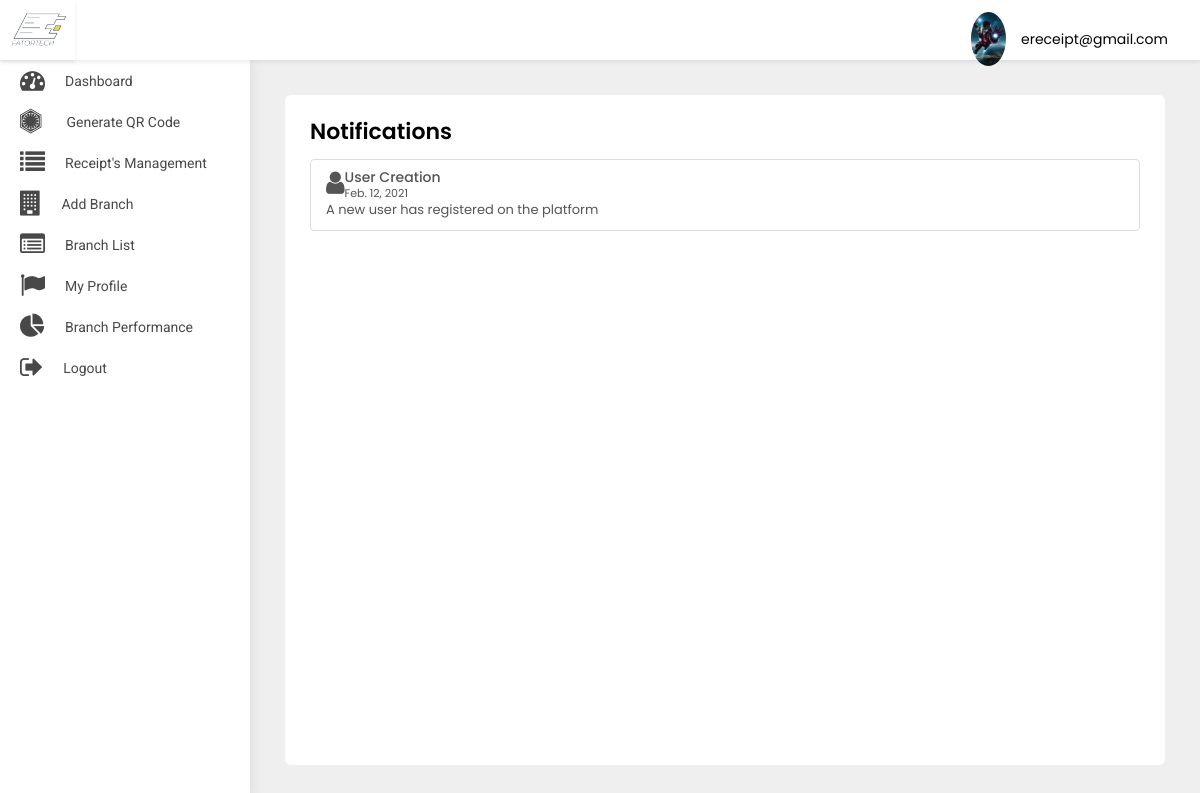
Screenshot of /merchant/notification/ (signed in) with the database file from the repository.
### src/models.py (models this page shows)
class User(AbstractBaseUser, PermissionsMixin):
    first_name = models.CharField(default='first name', max_length=100)
    last_name = models.CharField(default='', max_length=100, null=True, blank=True)
    email = models.CharField(default='', max_length=255, unique=True)
    country_code = models.CharField(default='+91', max_length=10)
    phone_number = models.CharField(default='', max_length=18)
    profile_pic = models.ImageField(default='default_profile.png', null=True, blank=True)
    device_token = models.CharField(default='', max_length=500, null=True, blank=True)
    password = models.CharField(default='', max_length=100)
    confirm_password = models.CharField(default='', max_length=100)
    is_merchant = models.BooleanField(default=False)
    is_subadmin = models.BooleanField(default=False)
    created_at = models.DateTimeField(auto_now_add=True)
    is_active = models.BooleanField(default=True)
    is_staff = models.BooleanField(default=False)
    can_manage_merchant = models.BooleanField(default=False)
    can_manage_category = models.BooleanField(default=False)
    can_manage_branch = models.BooleanField(default=False)
    can_manage_receipts = models.BooleanField(default=False)
    can_manage_dashboard = models.BooleanField(default=False)
    objects = UserManager()
    USERNAME_FIELD = 'email'
    class Meta:
        ordering = ('-created_at',)

class UserNotification(models.Model):
    to = models.ForeignKey(User, on_delete=models.CASCADE)
    title = models.CharField(default='title', max_length=200)
    title_in_arabic = models.CharField(default='title', max_length=200)
    body = models.CharField(default='body', max_length=200)
    body_in_arabic = models.CharField(default='body', max_length=200)
    read = models.BooleanField(default=False)
    created_at = models.DateTimeField(auto_now_add=True)
    class Meta:
        ordering = ('-created_at',)

### merchant/views.py (the view)
# urls.py: path('notification/', NotificationView.as_view(), name='notification'),
class NotificationView(LoginRequiredMixin, ListView):
    model = UserNotification
    template_name = 'merchant-notification.html'
    login_url = 'merchant:login'

### merchant/templates/merchant-notification.html (shortened to what this page needs)
{% extends 'base-merchant.html' %}
{% block body %}
<div class="WrapperArea">
    <div class="WrapperBox">
        <div class="Small-Wrapper">
            <h4 class="Title">Notifications</h4>
            <div class="NotificationList">
                {% for object in object_list %}
                {% if object.to.is_superuser %}
                <div class="list-group">
                    <a class="list-group-item list-group-item-action flex-column align-items-start">
                        {% if object.title == 'User Creation' %}
                        <figure class="pull-left"><i class="fa  fa-user fa-2x" aria-hidden="true"></i></figure>
                        {% elif object.title == 'Password Changed' %}
                        <figure class="pull-left"><i class="fa  fa-lock fa-2x" aria-hidden="true"></i></figure>
                        {% elif object.title == 'Phone number Update' %}
                        <figure class="pull-left"><i class="fa  fa-phone fa-2x" aria-hidden="true"></i></figure>
                        {% elif object.title == 'Payment' %}
                        <figure class="pull-left"><i class="fa  fa-money fa-2x" aria-hidden="true"></i></figure>
                        {% elif object.title == 'Profile Update' %}
                        <figure class="pull-left"><i class="fa  fa-user fa-2x" aria-hidden="true"></i></figure>
                        {% else %}
                        <figure class="pull-left ml-5"><i class="fa  fa-shopping-cart fa-2x" aria-hidden="true"></i>
                        </figure>
                        {% endif %}
                        <div class="msg-right">
                            <div class="d-flex w-100 justify-content-between">
                                <h5 class="mb-1">{{object.title}}</h5>
                                <small>{{object.created_at|date:'M. d, Y'}}</small>
                            </div>
                            <p class="mb-1"> {{object.body}}</p>
                        </div>
                    </a>
                </div>
                {% endif %}
                {% endfor %}
            </div>
        </div>
    </div>
</div>
{% endblock body %}

### merchant/templates/base-merchant.html (shortened to what this page needs)
{% load static %}
<head>
    <link type="text/css" rel="stylesheet" href="{% static 'adminpanel/css/style.css' %}">
    <link rel="stylesheet" href="{% static 'adminpanel/css/media.css' %}">
</head>
<body>
<div class="Header">
    <div class="Logo">
        <img src="{% static 'adminpanel/images/logo.jpg' %}">
    </div>
    <div class="Navigation">
        <div class="Avater">
            <a href="javascript:void(0);">
                <figure><img src="{{user.profile_pic.url}}"></figure>
                {{user}} </a>
        </div>
    </div>
</div>
<div class="SidenavBar">
    <ul>
        <li class="nav-item nav-link {% if request.resolver_match.view_name  == 'merchant:dashboard' %}active{% endif %}">
            <a href="{% url 'merchant:dashboard'  %}">
                <span><i class="fa fa-tachometer"></i></span> Dashboard
            </a>
        </li>
        <li class="nav-item nav-link {% if request.resolver_match.view_name  == 'merchant:create-order' %}active{% endif %}">
            <a href="{% url 'merchant:create-order'  %}">
                <span><i class="fa fa-first-order"></i></span>Generate QR Code
            </a>
        </li>
        <li class="nav-item nav-link {% if request.resolver_match.view_name  == 'merchant:order-list' %}active{% endif %}">
            <a href="{% url 'merchant:order-list'  %}">
                <span><i class="fa fa-list"></i></span> Receipt's Management
            </a>
        </li>
        <li class="nav-item nav-link {% if request.resolver_match.view_name  == 'merchant:add-branch' %}active{% endif %}">
            <a href="{% url 'merchant:add-branch'  %}">
                <span><i class="fa fa-building"></i></span> Add Branch
            </a>
        </li>
        <li class="nav-item nav-link {% if request.resolver_match.view_name  == 'merchant:branch-list' %}active{% endif %}">
            <a href="{% url 'merchant:branch-list'  %}">
                <span><i class="fa fa fa-list-alt"></i></span>Branch List
            </a>
        </li>
        <li class="nav-item nav-link {% if request.resolver_match.view_name  == 'merchant:profile' %}active{% endif %}">
            <a href="{% url 'merchant:profile'  %}">
                <span><i class="fa fa-flag"></i></span> My Profile
            </a>
        </li>
        <li class="nav-item nav-link {% if request.resolver_match.view_name  == 'merchant:branch-performance' %}active{% endif %}">
            <a href="{% url 'merchant:branch-performance'  %}">
                <span><i class="fa fa-pie-chart"></i></span> Branch Performance
            </a>
        </li>
        <li class="nav-item nav-link {% if request.resolver_match.view_name  == 'logout' %}active{% endif %}">
            <a href="{% url 'merchant:logout' %}">
                <span><i class="fa fa-sign-out"></i></span>
                <p>Logout</p>
            </a>
        </li>
    </ul>
</div>
{% block body %}
{% endblock body %}
</body>
</html>

### static/adminpanel/css/style.css (style rules this page uses)
body { margin: 0; padding: 0; font-family: 'Poppins', sans-serif !important; font-size: 13px; color: #3a3a3a; font-weight: 400; }
* { margin: 0px; padding: 0px; }
header, footer, aside, article, section, detail, nav, figure { position: relative; }
h1, h2, h3, h4, h5, h6, p { margin: 0; padding: 0; }
ul, li, ol { list-style-type: none; margin: 0; padding: 0; }
a { text-decoration: none; outline: none; }
img { border: 0; outline: none; max-width: 100%; }
p { margin: 0; padding: 0; }
.Header { box-shadow: 0 2px 4px rgba(0, 0, 0, .08); -webkit-box-shadow: 0 2px 4px rgba(0, 0, 0, .08); position: fixed; width: 100%; left: 0; top: 0; background-color: #fff; z-index: 99 }
.Header .Logo { width: 75px; text-align: center; padding: 5px 0; float: left; height: 60px; box-shadow: 0 2px 4px rgba(0, 0, 0, .08); }
.Header .Logo img { height: 100%; width: 100%; object-fit: cover; }
.Header .Navigation { transition: all 0.2s ease; margin-left: 235px; padding: 7px 3.2rem; width: calc(100% - 235px); text-align: right; height: 60px }
.Header .Navigation .Avater { margin: 5px 0 5px 30px; position: relative; display: inline-block }
.Header .Navigation .Avater a { display: flex; align-items: center; font-size: 14px; color: #000 }
.Header .Navigation .Avater a figure { width: 35px; border-radius: 50%; margin: 0 15px 0 0; overflow: hidden }
.SidenavBar { height: calc(100% - 60px); position: fixed; width: 250px; top: 60px; padding: 0; overflow: auto; box-shadow: 0 0 15px rgba(0, 0, 0, .1); background-color: #fff; z-index: 2; transition: 0.2s all ease-in-out; }
.SidenavBar ul { margin: 0 }
.SidenavBar ul li { margin: 0 }
.SidenavBar ul li a { display: flex; cursor: pointer; padding: 8px 20px 8px 20px; transition: 0.2s all ease-in-out; color: #484848; font-family: "Roboto"; font-size: 14px; text-transform: capitalize; position: relative; align-items: center; overflow: hidden; white-space: nowrap; }
.SidenavBar ul li a span { font-size: 25px; margin-right: 20px; }
.SidenavBar ul li:nth-child(2) a span { margin-right: 25px; }
.WrapperArea { margin-left: 250px; flex: 1 1 auto; display: flex; flex-direction: column; margin-top: 60px; transition: 0.2s all ease-in-out; background-color: #efefef; }
.WrapperArea .WrapperBox { padding: 35px; background-color: #efefef; min-height: calc(100vh - 60px) }
.Small-Wrapper { background-color: #fff; padding: 25px; border-radius: 6px; height: 100%; min-height: calc(100vh - 130px); }
h4.Title { margin: 0 0 15px; font-weight: 600; color: #000; text-transform: capitalize; font-size: 22px; display:inline-block; }

### rows the page displays
User: profile_pic (placeholder picture), email "ereceipt@gmail.com"
UserNotification: title "User Creation", created_at "Feb. 12, 2021", body "A new user has registered on the platform"
